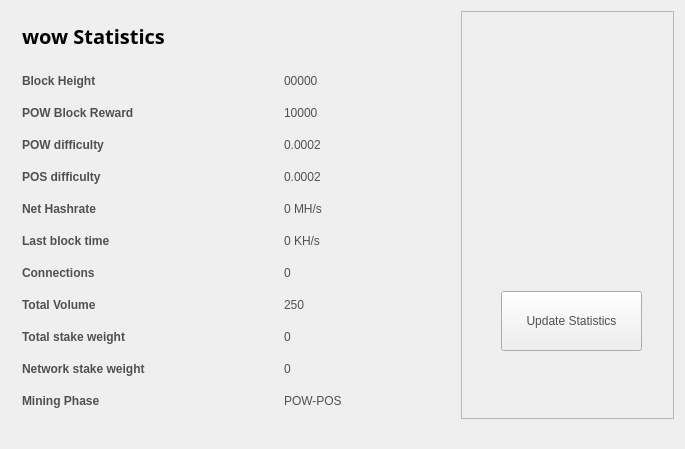
<?xml version="1.0" encoding="UTF-8"?>
<ui version="4.0">
 <class>StatisticsPage</class>
 <widget class="QWidget" name="StatisticsPage">
  <property name="windowModality">
   <enum>Qt::NonModal</enum>
  </property>
  <property name="geometry">
   <rect>
    <x>0</x>
    <y>0</y>
    <width>685</width>
    <height>449</height>
   </rect>
  </property>
  <property name="windowTitle">
   <string>Digging</string>
  </property>
  <property name="styleSheet">
   <string notr="true">color:#505050;
font-family:'Open Sans,sans-serif';</string>
  </property>
  <layout class="QGridLayout" name="gridLayout">
   <property name="sizeConstraint">
    <enum>QLayout::SetMaximumSize</enum>
   </property>
   <item row="0" column="1">
    <widget class="QFrame" name="frame">
     <property name="minimumSize">
      <size>
       <width>213</width>
       <height>0</height>
      </size>
     </property>
     <property name="frameShape">
      <enum>QFrame::StyledPanel</enum>
     </property>
     <property name="frameShadow">
      <enum>QFrame::Raised</enum>
     </property>
     <widget class="QPushButton" name="startButton">
      <property name="geometry">
       <rect>
        <x>40</x>
        <y>280</y>
        <width>141</width>
        <height>60</height>
       </rect>
      </property>
      <property name="sizePolicy">
       <sizepolicy hsizetype="Fixed" vsizetype="Fixed">
        <horstretch>0</horstretch>
        <verstretch>0</verstretch>
       </sizepolicy>
      </property>
      <property name="minimumSize">
       <size>
        <width>120</width>
        <height>60</height>
       </size>
      </property>
      <property name="autoFillBackground">
       <bool>false</bool>
      </property>
      <property name="styleSheet">
       <string notr="true"/>
      </property>
      <property name="text">
       <string>Update Statistics</string>
      </property>
     </widget>
     <widget class="QLabel" name="label">
      <property name="geometry">
       <rect>
        <x>10</x>
        <y>10</y>
        <width>191</width>
        <height>191</height>
       </rect>
      </property>
      <property name="text">
       <string/>
      </property>
      <property name="pixmap">
       <pixmap>:/icons/coinbg</pixmap>
      </property>
      <property name="scaledContents">
       <bool>true</bool>
      </property>
     </widget>
    </widget>
   </item>
   <item row="0" column="0">
    <widget class="QFrame" name="gridFrame_2">
     <layout class="QGridLayout" name="gridLayout_4">
      <item row="3" column="0">
       <layout class="QFormLayout" name="formLayout_2">
        <property name="fieldGrowthPolicy">
         <enum>QFormLayout::FieldsStayAtSizeHint</enum>
        </property>
        <property name="horizontalSpacing">
         <number>139</number>
        </property>
        <property name="verticalSpacing">
         <number>18</number>
        </property>
        <property name="rightMargin">
         <number>0</number>
        </property>
        <item row="1" column="0">
         <widget class="QLabel" name="label_14">
          <property name="text">
           <string>&lt;html&gt;&lt;head/&gt;&lt;body&gt;&lt;p&gt;&lt;span style=&quot; font-weight:600;&quot;&gt;Block Height&lt;/span&gt;&lt;/p&gt;&lt;/body&gt;&lt;/html&gt;</string>
          </property>
         </widget>
        </item>
        <item row="1" column="1">
         <widget class="QLabel" name="heightBox">
          <property name="text">
           <string>00000</string>
          </property>
         </widget>
        </item>
        <item row="2" column="0">
         <widget class="QLabel" name="label_12">
          <property name="text">
           <string>&lt;html&gt;&lt;head/&gt;&lt;body&gt;&lt;p&gt;&lt;span style=&quot; font-weight:600;&quot;&gt;POW Block Reward&lt;/span&gt;&lt;/p&gt;&lt;/body&gt;&lt;/html&gt;</string>
          </property>
         </widget>
        </item>
        <item row="2" column="1">
         <widget class="QLabel" name="rewardBox">
          <property name="text">
           <string>10000</string>
          </property>
         </widget>
        </item>
        <item row="3" column="0">
         <widget class="QLabel" name="label_13">
          <property name="text">
           <string>&lt;html&gt;&lt;head/&gt;&lt;body&gt;&lt;p&gt;&lt;span style=&quot; font-weight:600;&quot;&gt;POW difficulty&lt;/span&gt;&lt;/p&gt;&lt;/body&gt;&lt;/html&gt;</string>
          </property>
         </widget>
        </item>
        <item row="3" column="1">
         <widget class="QLabel" name="diffBox">
          <property name="text">
           <string>0.0002</string>
          </property>
         </widget>
        </item>
        <item row="4" column="0">
         <widget class="QLabel" name="label_9">
          <property name="text">
           <string>&lt;html&gt;&lt;head/&gt;&lt;body&gt;&lt;p&gt;&lt;span style=&quot; font-weight:600;&quot;&gt;POS difficulty&lt;/span&gt;&lt;/p&gt;&lt;/body&gt;&lt;/html&gt;</string>
          </property>
         </widget>
        </item>
        <item row="4" column="1">
         <widget class="QLabel" name="diffBox2">
          <property name="text">
           <string>0.0002</string>
          </property>
         </widget>
        </item>
        <item row="5" column="1">
         <widget class="QLabel" name="pawrateBox">
          <property name="text">
           <string>0 MH/s</string>
          </property>
         </widget>
        </item>
        <item row="6" column="0">
         <widget class="QLabel" name="label3_2">
          <property name="sizePolicy">
           <sizepolicy hsizetype="Preferred" vsizetype="Maximum">
            <horstretch>0</horstretch>
            <verstretch>0</verstretch>
           </sizepolicy>
          </property>
          <property name="text">
           <string>&lt;html&gt;&lt;head/&gt;&lt;body&gt;&lt;p&gt;&lt;span style=&quot; font-weight:600;&quot;&gt;Last block time&lt;/span&gt;&lt;/p&gt;&lt;/body&gt;&lt;/html&gt;</string>
          </property>
         </widget>
        </item>
        <item row="6" column="1">
         <widget class="QLabel" name="localBox">
          <property name="text">
           <string>0 KH/s</string>
          </property>
         </widget>
        </item>
        <item row="7" column="0">
         <widget class="QLabel" name="label1_2">
          <property name="text">
           <string>&lt;html&gt;&lt;head/&gt;&lt;body&gt;&lt;p&gt;&lt;span style=&quot; font-weight:600;&quot;&gt;Connections&lt;/span&gt;&lt;/p&gt;&lt;/body&gt;&lt;/html&gt;</string>
          </property>
         </widget>
        </item>
        <item row="7" column="1">
         <widget class="QLabel" name="connectionBox">
          <property name="text">
           <string>0</string>
          </property>
         </widget>
        </item>
        <item row="8" column="0">
         <widget class="QLabel" name="label_8">
          <property name="text">
           <string>&lt;html&gt;&lt;head/&gt;&lt;body&gt;&lt;p&gt;&lt;span style=&quot; font-weight:600;&quot;&gt;Total Volume&lt;/span&gt;&lt;/p&gt;&lt;/body&gt;&lt;/html&gt;</string>
          </property>
         </widget>
        </item>
        <item row="8" column="1">
         <widget class="QLabel" name="volumeBox">
          <property name="text">
           <string>250</string>
          </property>
         </widget>
        </item>
        <item row="9" column="0">
         <widget class="QLabel" name="label_10">
          <property name="text">
           <string>&lt;html&gt;&lt;head/&gt;&lt;body&gt;&lt;p&gt;&lt;span style=&quot; font-weight:600;&quot;&gt;Total stake weight&lt;/span&gt;&lt;/p&gt;&lt;/body&gt;&lt;/html&gt;</string>
          </property>
         </widget>
        </item>
        <item row="9" column="1">
         <widget class="QLabel" name="minBox">
          <property name="text">
           <string>0</string>
          </property>
         </widget>
        </item>
        <item row="10" column="0">
         <widget class="QLabel" name="label_11">
          <property name="text">
           <string>&lt;html&gt;&lt;head/&gt;&lt;body&gt;&lt;p&gt;&lt;span style=&quot; font-weight:600;&quot;&gt;Network stake weight&lt;/span&gt;&lt;/p&gt;&lt;/body&gt;&lt;/html&gt;</string>
          </property>
         </widget>
        </item>
        <item row="10" column="1">
         <widget class="QLabel" name="maxBox">
          <property name="text">
           <string>0</string>
          </property>
         </widget>
        </item>
        <item row="11" column="0">
         <widget class="QLabel" name="label_15">
          <property name="text">
           <string>&lt;html&gt;&lt;head/&gt;&lt;body&gt;&lt;p&gt;&lt;span style=&quot; font-weight:600;&quot;&gt;Mining Phase&lt;/span&gt;&lt;/p&gt;&lt;/body&gt;&lt;/html&gt;</string>
          </property>
         </widget>
        </item>
        <item row="11" column="1">
         <widget class="QLabel" name="cBox">
          <property name="text">
           <string>POW-POS</string>
          </property>
         </widget>
        </item>
        <item row="5" column="0">
         <widget class="QLabel" name="label_16">
          <property name="text">
           <string>&lt;html&gt;&lt;head/&gt;&lt;body&gt;&lt;p&gt;&lt;span style=&quot; font-weight:600;&quot;&gt;Net Hashrate&lt;/span&gt;&lt;/p&gt;&lt;/body&gt;&lt;/html&gt;</string>
          </property>
         </widget>
        </item>
       </layout>
      </item>
      <item row="1" column="0">
       <layout class="QHBoxLayout" name="horizontalLayout_4">
        <property name="spacing">
         <number>7</number>
        </property>
        <item>
         <widget class="QLabel" name="label_5">
          <property name="font">
           <font>
            <family>Open Sans,sans-serif</family>
           </font>
          </property>
          <property name="text">
           <string>&lt;html&gt;&lt;head/&gt;&lt;body&gt;&lt;p&gt;&lt;span style=&quot; font-size:20px; font-weight:600; color:#000000;&quot;&gt;wow Statistics&lt;/span&gt;&lt;/p&gt;&lt;/body&gt;&lt;/html&gt;</string>
          </property>
         </widget>
        </item>
        <item>
         <spacer name="horizontalSpacer_2">
          <property name="orientation">
           <enum>Qt::Horizontal</enum>
          </property>
          <property name="sizeHint" stdset="0">
           <size>
            <width>40</width>
            <height>20</height>
           </size>
          </property>
         </spacer>
        </item>
       </layout>
      </item>
      <item row="2" column="0">
       <spacer name="verticalSpacer_2">
        <property name="orientation">
         <enum>Qt::Vertical</enum>
        </property>
        <property name="sizeHint" stdset="0">
         <size>
          <width>20</width>
          <height>40</height>
         </size>
        </property>
       </spacer>
      </item>
     </layout>
    </widget>
   </item>
   <item row="1" column="0">
    <spacer name="verticalSpacer">
     <property name="orientation">
      <enum>Qt::Vertical</enum>
     </property>
     <property name="sizeHint" stdset="0">
      <size>
       <width>20</width>
       <height>40</height>
      </size>
     </property>
    </spacer>
   </item>
  </layout>
 </widget>
 <layoutdefault spacing="6" margin="11"/>
 <resources>
  <include location="../bitcoin.qrc"/>
 </resources>
 <connections/>
</ui>
